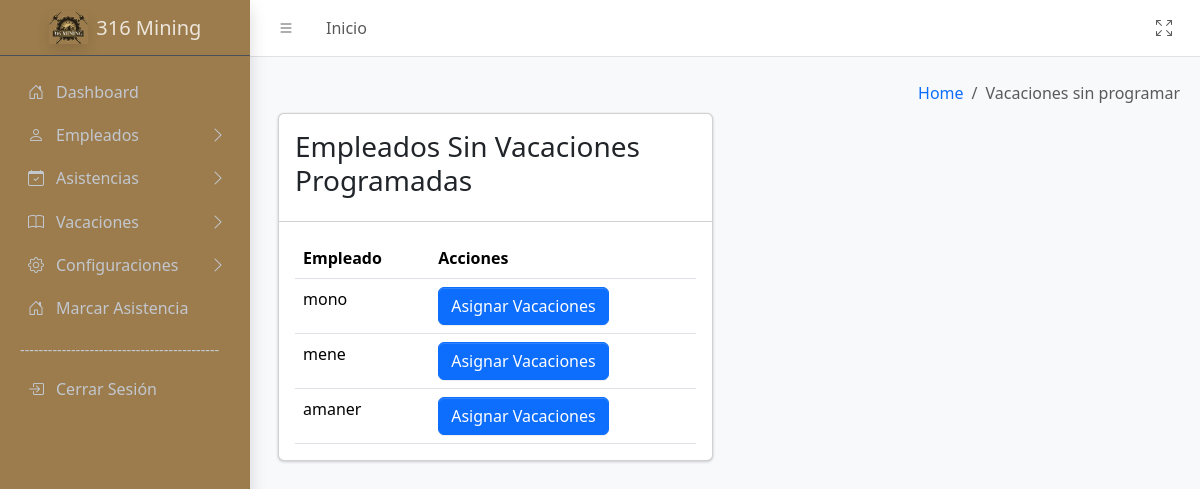
The app's page /sistema/controller/VacacionesController/VacacionesController.php?action=MostrarEmpleadosSinVacaciones (signed in), older data.
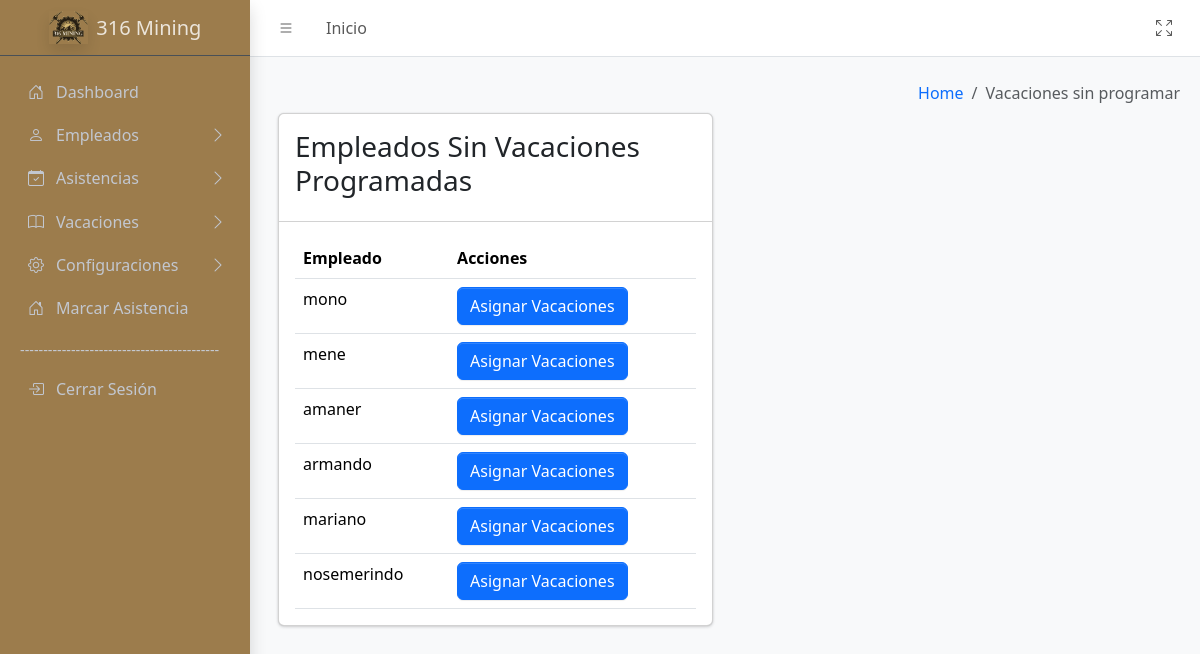
The same page, newer data.
### tables this page shows
CREATE TABLE `empleados` (
  `idEmpleado` int(11) NOT NULL,
  `nombres` varchar(50) NOT NULL,
  `apellidos` varchar(50) NOT NULL,
  `dni` varchar(8) NOT NULL,
  `correo` varchar(50) NOT NULL,
  `telefono` varchar(15) DEFAULT NULL,
  `idPuesto` int(11) DEFAULT NULL,
  `idTurno` int(11) DEFAULT NULL,
  `estado` enum('Activo','Inactivo') DEFAULT 'Activo',
  `habilitado` tinyint(1) NOT NULL,
  `idApp` varchar(10) DEFAULT NULL COMMENT 'id para la app',
  `passwordApp` varchar(20) DEFAULT NULL COMMENT 'contra para la app',
  `idmarcar` varchar(5) NOT NULL,
  `passmarcar` varchar(5) NOT NULL
);

### sistema/controller/BaseController.php (called while the page is built, shortened)
<?php
class BaseController {
        protected function loadView($view,
                                        $data = [],
                                        $additionalCss = [],
                                        $additionalJs = [],
                                        $title = 'Sistema') {
                                    include __DIR__ . '/../view/templates/layout.php';
    }
}
?>

### sistema/model/conexion.php (called while the page is built, shortened)
<?php
class Database {
    public function __construct() {
        try {
            $host = 'localhost';
            $dbname = 'biometrico';
            $username = 'root';
            $password = '';
            $this->conn = new PDO("mysql:host=$host;dbname=$dbname", $username, $password);
        } catch (PDOException $e) {
            echo "Error de conexión: " . $e->getMessage();
            exit();
        }
    }
}
?>

### sistema/model/VacacionesModel/VacacionesModel.php (called while the page is built, shortened)
<?php
require_once __DIR__ . '/../conexion.php';
class Vacaciones extends Database
{
    public function getEmpleadosSinVacaciones()
    {
        $sql = "SELECT e.idEmpleado, e.nombres
                FROM empleados e
                LEFT JOIN vacaciones v ON e.idEmpleado = v.idEmpleado
                WHERE v.idVacacion IS NULL";
        $stmt = $this->conn->prepare($sql);
        $stmt->execute();
        return $stmt->fetchAll(PDO::FETCH_ASSOC);
    }
}
?>

### sistema/view/Vacaciones/VacacionesNoProgramadas.php (the view, shortened to what this page needs)
<div class="col-sm-6">
</div>
<div class="col-sm-6">
    <ol class="breadcrumb float-sm-end">
        <li class="breadcrumb-item"><a href="/biometrico/sistema/controller/DashboardController/DashboardController.php?action=MostrarDashboard">Home</a></li>
        <li class="breadcrumb-item active" aria-current="page">
            Vacaciones sin programar
        </li>
    </ol>
</div>
<div class="app-content">
    <div class="container-fluid">
        <div class="row">
            <div class="container-fluid">
                <div class="row">
                    <div class="col-lg-6">
                        <div class="card mb-3">
                            <div class="card-header">
                                <h3>Empleados Sin Vacaciones Programadas</h3>
                            </div>
                            <div class="card-body">
                                <table class="table">
                                    <thead>
                                        <tr>
                                            <th>Empleado</th>
                                            <th>Acciones</th>
                                        </tr>
                                    </thead>
                                    <tbody>
                                        <?php foreach ($empleados as $empleado): ?>
                                            <tr>
                                                <td><?= htmlspecialchars($empleado['nombres']) ?></td>
                                                <td>
                                                <button class='btn btn-primary' data-bs-toggle='modal' data-bs-target='#modalAsignarVacacion' data-idEmpleado='<?= $empleado['idEmpleado'] ?>'>Asignar Vacaciones</button>
                                                </td>
                                            </tr>
                                        <?php endforeach; ?>
                                    </tbody>
                                </table>
                            </div>
                        </div>
                    </div>
                </div>
            </div>
        </div>
    </div>
</div>

Row changes from the older to the newer data that the page shows:
added empleados: nombres "armando"
added empleados: nombres "mariano"
added empleados: nombres "nosemerindo"
